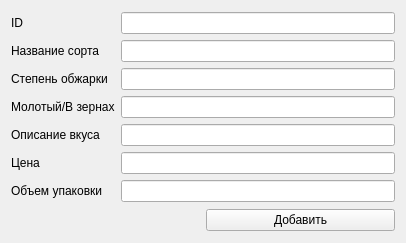
<?xml version="1.0" encoding="UTF-8"?>
<ui version="4.0">
 <class>Form</class>
 <widget class="QWidget" name="Form">
  <property name="geometry">
   <rect>
    <x>0</x>
    <y>0</y>
    <width>406</width>
    <height>243</height>
   </rect>
  </property>
  <property name="windowTitle">
   <string>Добавить сорт кофе</string>
  </property>
  <layout class="QVBoxLayout" name="verticalLayout">
   <item>
    <layout class="QGridLayout" name="gridLayout_2">
     <item row="4" column="1">
      <widget class="QLineEdit" name="taste_description_lb"/>
     </item>
     <item row="0" column="1">
      <widget class="QLineEdit" name="id_lb"/>
     </item>
     <item row="1" column="1">
      <widget class="QLineEdit" name="variety_name_lb"/>
     </item>
     <item row="5" column="0">
      <widget class="QLabel" name="label_6">
       <property name="text">
        <string>Цена</string>
       </property>
      </widget>
     </item>
     <item row="5" column="1">
      <widget class="QLineEdit" name="price_lb"/>
     </item>
     <item row="0" column="0">
      <widget class="QLabel" name="label">
       <property name="text">
        <string>ID</string>
       </property>
      </widget>
     </item>
     <item row="4" column="0">
      <widget class="QLabel" name="label_5">
       <property name="text">
        <string>Описание вкуса</string>
       </property>
      </widget>
     </item>
     <item row="2" column="1">
      <widget class="QLineEdit" name="degree_of_roasting_lb"/>
     </item>
     <item row="1" column="0">
      <widget class="QLabel" name="label_3">
       <property name="text">
        <string>Название сорта</string>
       </property>
      </widget>
     </item>
     <item row="3" column="1">
      <widget class="QLineEdit" name="is_ground_lb"/>
     </item>
     <item row="2" column="0">
      <widget class="QLabel" name="label_2">
       <property name="text">
        <string>Степень обжарки</string>
       </property>
      </widget>
     </item>
     <item row="3" column="0">
      <widget class="QLabel" name="label_4">
       <property name="text">
        <string>Молотый/В зернах</string>
       </property>
      </widget>
     </item>
     <item row="6" column="0">
      <widget class="QLabel" name="label_7">
       <property name="text">
        <string>Объем упаковки</string>
       </property>
      </widget>
     </item>
     <item row="6" column="1">
      <widget class="QLineEdit" name="packing_volume_lb"/>
     </item>
    </layout>
   </item>
   <item>
    <layout class="QHBoxLayout" name="horizontalLayout_5">
     <item>
      <widget class="QLabel" name="info">
       <property name="text">
        <string/>
       </property>
      </widget>
     </item>
     <item>
      <widget class="QPushButton" name="pushButton">
       <property name="text">
        <string>Добавить</string>
       </property>
      </widget>
     </item>
    </layout>
   </item>
  </layout>
 </widget>
 <resources/>
 <connections/>
</ui>
